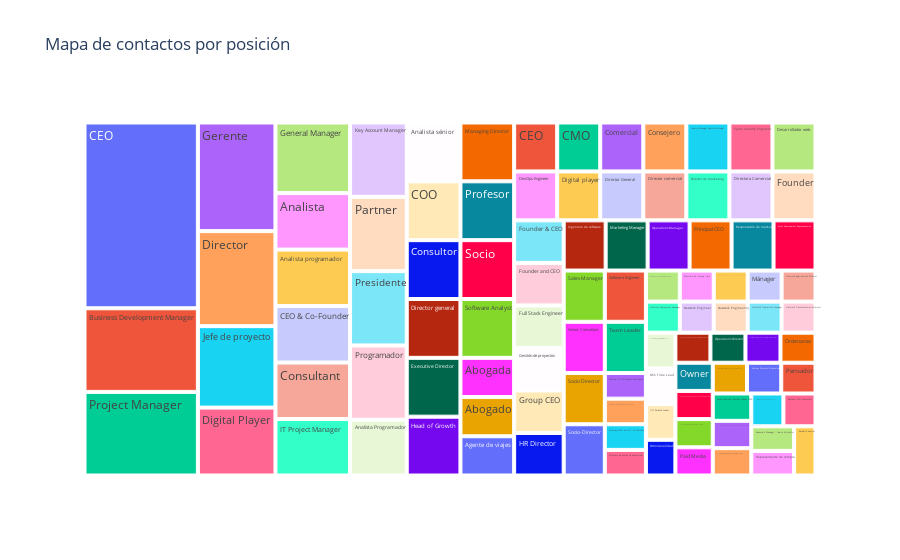

Source (notebook cell):
### Code cell
fig5 = px.treemap(df_by_position[:100], path=["Position"], values="First Name", labels={"Position", "Count"}, title="Mapa de contactos por posición")
fig5.show()

### Figure 1 — Plotly figure (JSON) as saved in the notebook; plotly's stock layout.template omitted (floating-point values rounded to 4 significant figures)
{"data": [{"branchvalues": "total", "domain": {"x": [0, 1], "y": [0, 1]}, "hovertemplate": "labels=%{label}<br>First Name=%{value}<br>parent=%{parent}<br>id=%{id}<extra></extra>", "ids": ["Abogada", "Abogado", "Agente de viajes", "Analista", "Analista Programador", "Analista programador", "Analista sénior", "Business Development Manager", "CEO", "CEO ", "CEO & Co-Founder", "CMO", "COO", "Comercial", "Consejero", "Consultant", "Consultor", "Country Manager Spain & Portugal", "Cyber Security Engineer", "Desarrollador web", "DevOps Engineer", "Digital Player", "Digital player", "Director", "Director General", "Director comercial", "Director de marketing", "Director general", "Directora Comercial", "Executive Director", "Founder", "Founder & CEO", "Founder and CEO", "Full Stack Engineer", "General Manager", "Gerente", "Gestión de proyectos", "Group CEO", "HR Director", "Head of Growth", "IT Project Manager", "Ingeniero de software", "Jefe de proyecto", "Key Account Manager", "Managing Director", "Marketing Manager", "Member Of The Supervisory Board", "Mercado Noroeste. Industria, Consumo y Retail", "Miembro BNI Acción \" As Mariñas\"", "Miembro de equipo de operaciones", "Miembro del Consejo Directivo Europeo", "Monitora de tiempo libre", "Movilidad * Des. Económico * Contratación y Patrimonio * SAC * Proyectos Estratégicos e Innovación", "Mánager", "Network Applications Director", "Network Deployment Manager - R", "Network Engineer", "Network Engineering", "Network Operations Manager", "Network Transformation Architect", "OSS Strategy & Architecture Lead", "OSS Tribe Lead", "OTT Backend Leader", "Omnicanalidad", "Operador galego de telecomunicacións por fibra óptica", "Operations Director", "Operations Manager", "Oracle Marketing Cloud Enterprise Sales Executive", "Ordenanza", "Owner", "PROMOTOR - FORO INVENTA TU COMUNICACIÓN 2017", "PSS - Product Solution Selling - DC Specialist", "Paid Media", "Partner", "Partner Account Manager Supplies Benelux", "Partner Director & Consultant", "Pensador", "People Business Partner Leader LATAM", "People centric Business Design | Customer Centricity, Innovación & Cultura Corporativa", "People- Desarrollo Profesional y Atraccion Talento", "Performance Marketing Manager", "Presidente", "Principal CEO", "Profesor", "Programador", "Project Manager", "Remedy-ITSM Consultant", "Renewals Manager - Iberia & Nordics", "Representante de compras", "Research analyst", "Responsable de marketing", "Sales Development Representative", "Sales Manager", "Senior Consultant", "Socio", "Socio Director", "Socio-Director", "Software Analyst", "Software Engineer", "Team Leader"], "labels": ["Abogada", "Abogado", "Agente de viajes", "Analista", "Analista Programador", "Analista programador", "Analista sénior", "Business Development Manager", "CEO", "CEO ", "CEO & Co-Founder", "CMO", "COO", "Comercial", "Consejero", "Consultant", "Consultor", "Country Manager Spain & Portugal", "Cyber Security Engineer", "Desarrollador web", "DevOps Engineer", "Digital Player", "Digital player", "Director", "Director General", "Director comercial", "Director de marketing", "Director general", "Directora Comercial", "Executive Director", "Founder", "Founder & CEO", "Founder and CEO", "Full Stack Engineer", "General Manager", "Gerente", "Gestión de proyectos", "Group CEO", "HR Director", "Head of Growth", "IT Project Manager", "Ingeniero de software", "Jefe de proyecto", "Key Account Manager", "Managing Director", "Marketing Manager", "Member Of The Supervisory Board", "Mercado Noroeste. Industria, Consumo y Retail", "Miembro BNI Acción \" As Mariñas\"", "Miembro de equipo de operaciones", "Miembro del Consejo Directivo Europeo", "Monitora de tiempo libre", "Movilidad * Des. Económico * Contratación y Patrimonio * SAC * Proyectos Estratégicos e Innovación", "Mánager", "Network Applications Director", "Network Deployment Manager - R", "Network Engineer", "Network Engineering", "Network Operations Manager", "Network Transformation Architect", "OSS Strategy & Architecture Lead", "OSS Tribe Lead", "OTT Backend Leader", "Omnicanalidad", "Operador galego de telecomunicacións por fibra óptica", "Operations Director", "Operations Manager", "Oracle Marketing Cloud Enterprise Sales Executive", "Ordenanza", "Owner", "PROMOTOR - FORO INVENTA TU COMUNICACIÓN 2017", "PSS - Product Solution Selling - DC Specialist", "Paid Media", "Partner", "Partner Account Manager Supplies Benelux", "Partner Director & Consultant", "Pensador", "People Business Partner Leader LATAM", "People centric Business Design | Customer Centricity, Innovación & Cultura Corporativa", "People- Desarrollo Profesional y Atraccion Talento", "Performance Marketing Manager", "Presidente", "Principal CEO", "Profesor", "Programador", "Project Manager", "Remedy-ITSM Consultant", "Renewals Manager - Iberia & Nordics", "Representante de compras", "Research analyst", "Responsable de marketing", "Sales Development Representative", "Sales Manager", "Senior Consultant", "Socio", "Socio Director", "Socio-Director", "Software Analyst", "Software Engineer", "Team Leader"], "name": "", "parents": ["", "", "", "", "", "", "", "", "", "", "", "", "", "", "", "", "", "", "", "", "", "", "", "", "", "", "", "", "", "", "", "", "", "", "", "", "", "", "", "", "", "", "", "", "", "", "", "", "", "", "", "", "", "", "", "", "", "", "", "", "", "", "", "", "", "", "", "", "", "", "", "", "", "", "", "", "", "", "", "", "", "", "", "", "", "", "", "", "", "", "", "", "", "", "", "", "", "", "", ""], "type": "treemap", "values": [2, 2, 2, 4, 3, 4, 3, 9, 20, 2, 4, 2, 3, 2, 2, 4, 3, 2, 2, 2, 2, 5, 2, 7, 2, 2, 2, 3, 2, 3, 2, 2, 2, 2, 5, 8, 2, 2, 2, 3, 4, 2, 6, 4, 3, 2, 1, 1, 1, 1, 1, 1, 1, 1, 1, 1, 1, 1, 1, 1, 1, 1, 1, 1, 1, 1, 2, 1, 1, 1, 1, 1, 1, 4, 1, 1, 1, 1, 1, 1, 1, 4, 2, 3, 4, 9, 1, 1, 1, 1, 2, 2, 2, 2, 3, 2, 2, 3, 2, 2]}], "layout": {"legend": {"tracegroupgap": 0}, "title": {"text": "Mapa de contactos por posición"}}}
